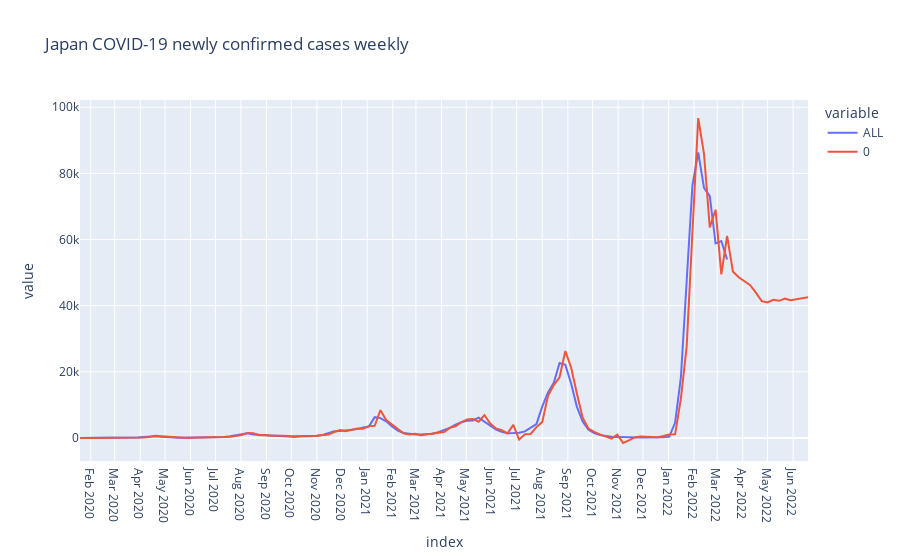

Notebook code cell kept with this figure:
### Code cell
ts_forecast = result_all.predict(start=df_gr.index[0], end=df_gr.index[-1]+relativedelta(months=3))

temp_df = df_gr.ALL.to_frame()
temp_df = pd.concat([temp_df, ts_forecast])
fig = px.line(temp_df, title='Japan COVID-19 newly confirmed cases weekly')
fig.update_layout({
    'xaxis': {
        'dtick': 'M1'
    }
})
fig.show()

### Figure 1 — Plotly figure (JSON) as saved in the notebook; plotly's stock layout.template omitted (floating-point values rounded to 4 significant figures; data arrays with more than 128 entries replaced by an {"elided": "..."} marker saying what was removed)
{"data": [{"hovertemplate": "variable=ALL<br>index=%{x}<br>value=%{y}<extra></extra>", "legendgroup": "ALL", "line": {"color": "#636efa", "dash": "solid"}, "marker": {"symbol": "circle"}, "mode": "lines", "name": "ALL", "orientation": "v", "showlegend": true, "type": "scatter", "x": {"elided": "240 str values"}, "xaxis": "x", "y": {"elided": "240 float values"}, "yaxis": "y"}, {"hovertemplate": "variable=0<br>index=%{x}<br>value=%{y}<extra></extra>", "legendgroup": "0", "line": {"color": "#EF553B", "dash": "solid"}, "marker": {"symbol": "circle"}, "mode": "lines", "name": "0", "orientation": "v", "showlegend": true, "type": "scatter", "x": {"elided": "240 str values"}, "xaxis": "x", "y": {"elided": "240 float values"}, "yaxis": "y"}], "layout": {"autosize": true, "legend": {"title": {"text": "variable"}, "tracegroupgap": 0}, "title": {"text": "Japan COVID-19 newly confirmed cases weekly"}, "xaxis": {"anchor": "y", "autorange": true, "domain": [0, 1], "dtick": "M1", "range": ["2020-01-19", "2022-06-19"], "title": {"text": "index"}, "type": "date"}, "yaxis": {"anchor": "x", "autorange": true, "domain": [0, 1], "range": [-6986.0, 102200.0], "title": {"text": "value"}, "type": "linear"}}}
